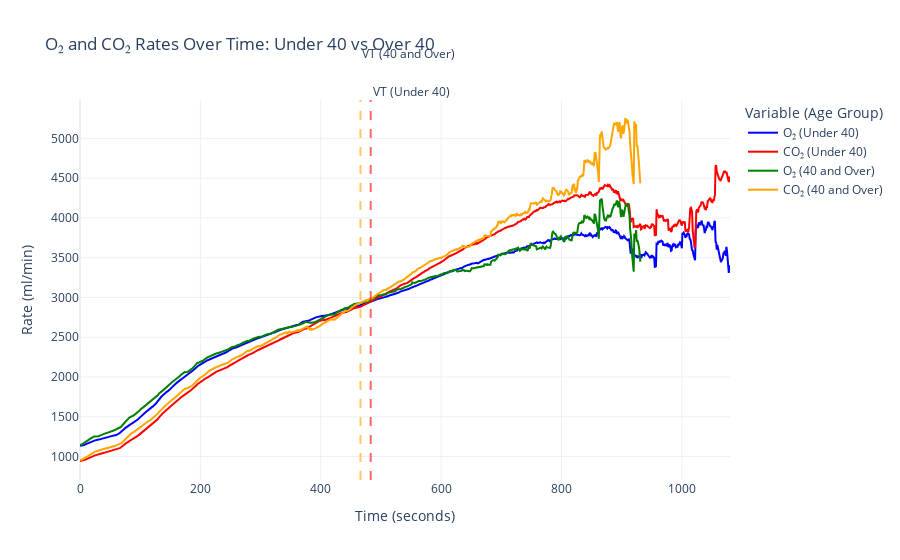

Notebook code cell kept with this figure:
### Code cell
#create two age groups: Under 40 and 40+
measures_test["age_group"] = np.where(measures_test["Age"] < 40, "Under 40", "40 and Over")


fig = go.Figure()
group_colors = {
    "Under 40": ("blue", "red"),
    "40 and Over": ("green", "orange")
}

# Loop through each age group and plot O2/CO2 rates
for group in ["Under 40", "40 and Over"]:
    group_data = measures_test[measures_test["age_group"] == group]
    if group_data.empty:
        continue

    avg = group_data.groupby("time")[["O2_rate", "CO2_rate"]].mean().reset_index()

    # Find ventilatory threshold: first time CO2_rate > O2_rate
    vt_row = avg[avg["CO2_rate"] > avg["O2_rate"]].head(1)
    vt_time = vt_row["time"].values[0] if not vt_row.empty else None

    # Add O2 line
    fig.add_trace(go.Scatter(
        x=avg["time"],
        y=avg["O2_rate"],
        mode="lines",
        name=f"O₂ ({group})",
        line=dict(color=group_colors[group][0])
    ))

    # Add CO2 line
    fig.add_trace(go.Scatter(
        x=avg["time"],
        y=avg["CO2_rate"],
        mode="lines",
        name=f"CO₂ ({group})",
        line=dict(color=group_colors[group][1])
    ))

    # Add vertical line for VT with offset label to avoid overlap
    if vt_time:
        fig.add_vline(
            x=vt_time,
            line_dash="dash",
            line_color=group_colors[group][1],
            annotation=dict(
                text=f"VT ({group})",
                showarrow=False,
                font=dict(size=12),
                y=1.05 if group == "Under 40" else 1.15,
                yref="paper"
            ),
            opacity=0.6
        )


fig.update_layout(
    title="O₂ and CO₂ Rates Over Time: Under 40 vs Over 40",
    xaxis_title="Time (seconds)",
    yaxis_title="Rate (ml/min)",
    template="plotly_white",
    legend_title="Variable (Age Group)"
)

fig.show()

### Figure 1 — Plotly figure (JSON) as saved in the notebook; plotly's stock layout.template omitted (floating-point values rounded to 4 significant figures; data arrays with more than 128 entries replaced by an {"elided": "..."} marker saying what was removed)
{"data": [{"line": {"color": "blue"}, "mode": "lines", "name": "O₂ (Under 40)", "type": "scatter", "x": {"elided": "1081 int values"}, "y": {"elided": "1081 float values"}}, {"line": {"color": "red"}, "mode": "lines", "name": "CO₂ (Under 40)", "type": "scatter", "x": {"elided": "1081 int values"}, "y": {"elided": "1081 float values"}}, {"line": {"color": "green"}, "mode": "lines", "name": "O₂ (40 and Over)", "type": "scatter", "x": {"elided": "932 int values"}, "y": {"elided": "932 float values"}}, {"line": {"color": "orange"}, "mode": "lines", "name": "CO₂ (40 and Over)", "type": "scatter", "x": {"elided": "932 int values"}, "y": {"elided": "932 float values"}}], "layout": {"annotations": [{"font": {"size": 12}, "showarrow": false, "text": "VT (Under 40)", "x": 483, "xanchor": "left", "xref": "x", "y": 1.05, "yanchor": "top", "yref": "y domain"}, {"font": {"size": 12}, "showarrow": false, "text": "VT (40 and Over)", "x": 466, "xanchor": "left", "xref": "x", "y": 1.15, "yanchor": "top", "yref": "y domain"}], "legend": {"title": {"text": "Variable (Age Group)"}}, "shapes": [{"line": {"color": "red", "dash": "dash"}, "opacity": 0.6, "type": "line", "x0": 483, "x1": 483, "xref": "x", "y0": 0, "y1": 1, "yref": "y domain"}, {"line": {"color": "orange", "dash": "dash"}, "opacity": 0.6, "type": "line", "x0": 466, "x1": 466, "xref": "x", "y0": 0, "y1": 1, "yref": "y domain"}], "title": {"text": "O₂ and CO₂ Rates Over Time: Under 40 vs Over 40"}, "xaxis": {"title": {"text": "Time (seconds)"}}, "yaxis": {"title": {"text": "Rate (ml/min)"}}}}
